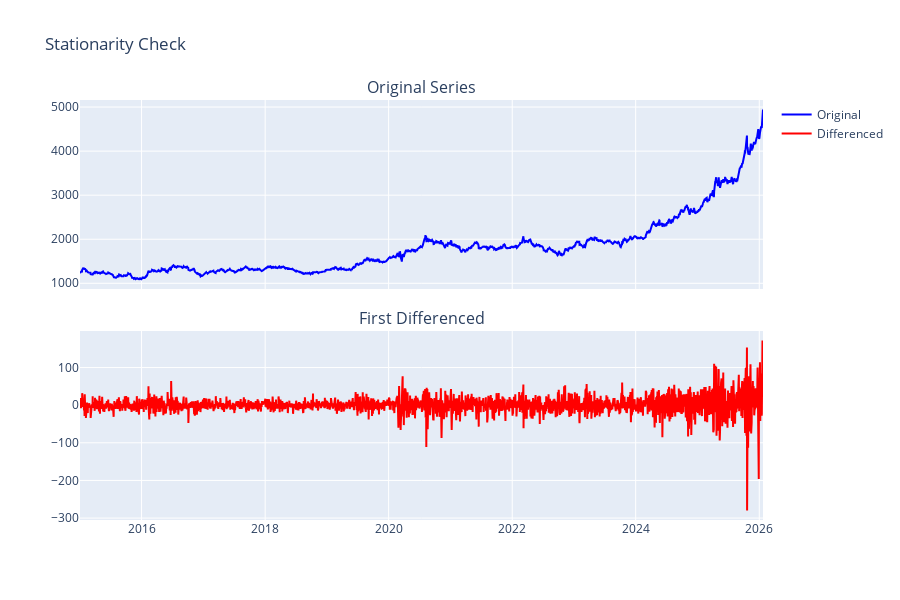

Write notebook code for a chart like this one.
### Markdown cell above
## 2. Stationarity Testing and Differencing

### Code cell
# First difference for stationarity
gold_diff = gold['Price'].diff().dropna()

# ADF Test
adf_result = adfuller(gold_diff, autolag='AIC')
print(f"ADF Test on Differenced Series:")
print(f"  Test Statistic: {adf_result[0]:.6f}")
print(f"  P-value: {adf_result[1]:.6f}")
print(f"  Result: {'STATIONARY' if adf_result[1] < 0.05 else 'NON-STATIONARY'}")

# Plot original vs differenced
fig = make_subplots(
    rows=2, cols=1,
    subplot_titles=('Original Series', 'First Differenced'),
    shared_xaxes=True,
    vertical_spacing=0.1
)

fig.add_trace(
    go.Scatter(x=gold.index, y=gold['Price'], mode='lines', name='Original', line=dict(color='blue')),
    row=1, col=1
)

fig.add_trace(
    go.Scatter(x=gold_diff.index, y=gold_diff.values, mode='lines', name='Differenced', line=dict(color='red')),
    row=2, col=1
)

fig.update_layout(height=600, showlegend=True, title_text="Stationarity Check")
fig.show()

print("✓ Series is stationary after differencing")

### Figure 1 — Plotly figure (JSON) as saved in the notebook; plotly's stock layout.template omitted (floating-point values rounded to 4 significant figures; data arrays with more than 128 entries replaced by an {"elided": "..."} marker saying what was removed)
{"data": [{"line": {"color": "blue"}, "mode": "lines", "name": "Original", "type": "scatter", "x": {"elided": "2781 str values"}, "xaxis": "x", "y": {"elided": "2781 float values"}, "yaxis": "y"}, {"line": {"color": "red"}, "mode": "lines", "name": "Differenced", "type": "scatter", "x": {"elided": "2780 str values"}, "xaxis": "x2", "y": {"elided": "2780 float values"}, "yaxis": "y2"}], "layout": {"annotations": [{"font": {"size": 16}, "showarrow": false, "text": "Original Series", "x": 0.5, "xanchor": "center", "xref": "paper", "y": 1, "yanchor": "bottom", "yref": "paper"}, {"font": {"size": 16}, "showarrow": false, "text": "First Differenced", "x": 0.5, "xanchor": "center", "xref": "paper", "y": 0.45, "yanchor": "bottom", "yref": "paper"}], "height": 600, "showlegend": true, "title": {"text": "Stationarity Check"}, "xaxis": {"anchor": "y", "domain": [0, 1], "matches": "x2", "showticklabels": false}, "xaxis2": {"anchor": "y2", "domain": [0, 1]}, "yaxis": {"anchor": "x", "domain": [0.55, 1]}, "yaxis2": {"anchor": "x2", "domain": [0, 0.45]}}}
